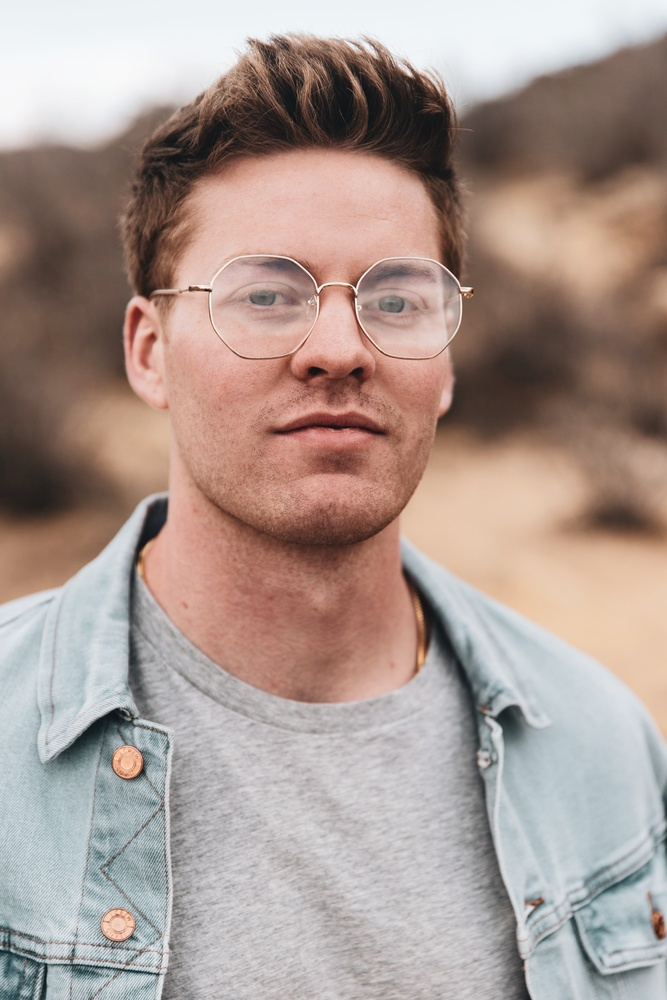
#> input picture OpenCV/images/logan-weaver.jpg, 667 x 1000 px, shrunk from 3072 x 4608 before the run
$ python simple_thresholding.py --image ../images/logan-weaver.jpg
#> lines starting #> are read from the running program, lines starting #| are printed output that depends on the picture; after the words box and inside, x2 and y2 are one past the last pixel; in counts of white or black regions, pixels touching at a corner belong together
import numpy as np
import argparse
import cv2

ap = argparse.ArgumentParser()
ap.add_argument("-i", "--image", required=True,
    help="Path to the image")
args = vars(ap.parse_args())

image = cv2.imread(args["image"])
#> image is the input picture: shape (1000, 667, 3); mean B, G, R 145.8, 152.8, 170.5
image = cv2.cvtColor(image, cv2.COLOR_BGR2GRAY)
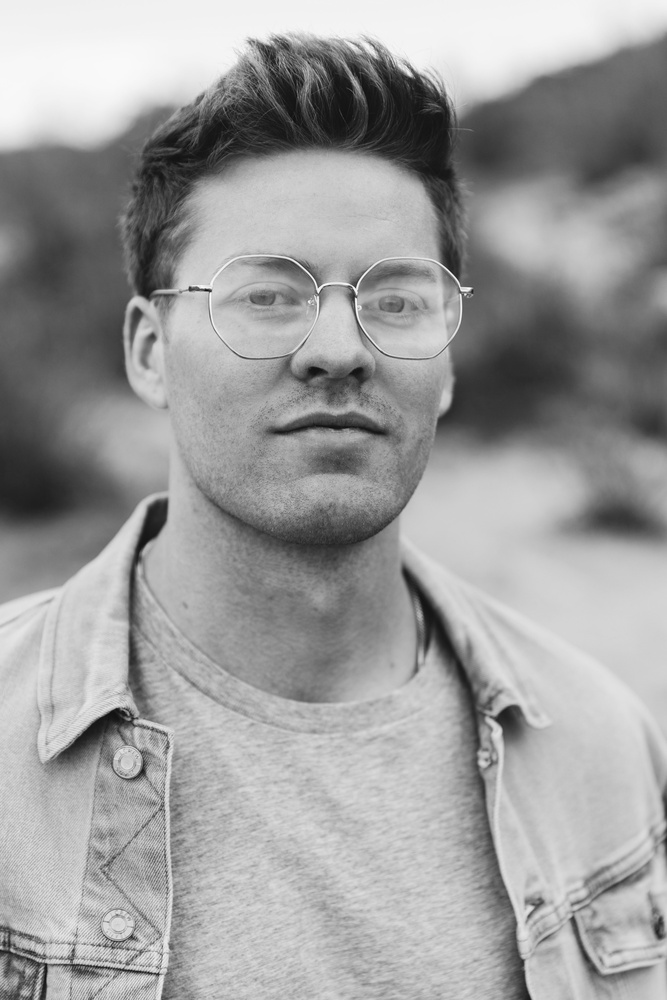
#> image: shape (1000, 667); min 12, max 252, mean 157.3
blurred = cv2.GaussianBlur(image, (5, 5), 0) #radius=5
cv2.imshow("Image", image)
cv2.waitKey(0)

(T, thresh) = cv2.threshold(blurred, 155, 255, cv2.THRESH_BINARY) #threshold=155, maximum value applied=255
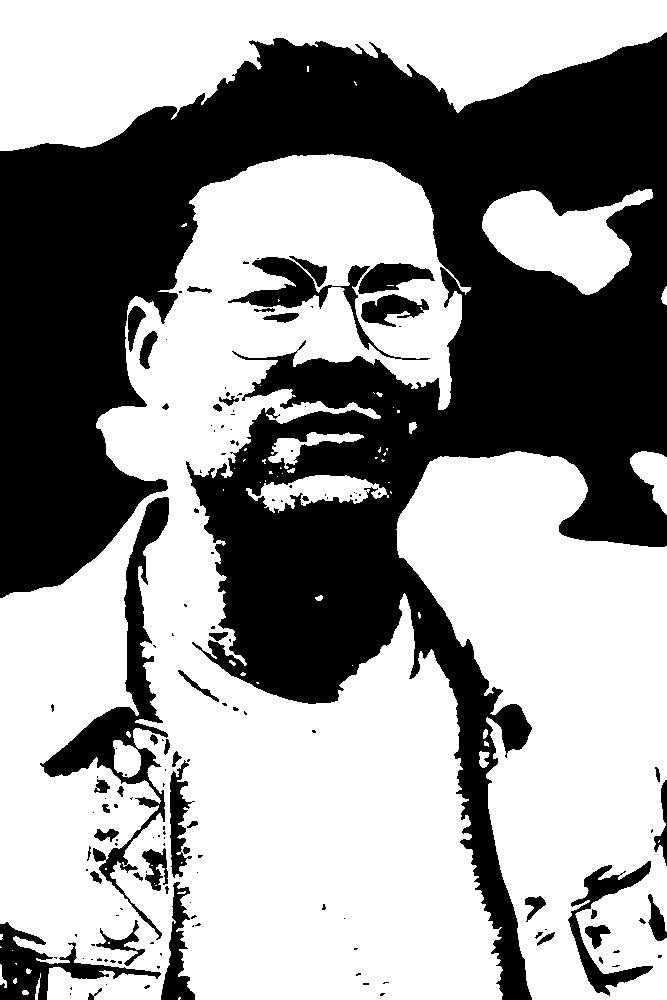
#> thresh: shape (1000, 667); 58.9% white; 149 black regions (103 under 20 px), largest, box (x1, y1, x2, y2) and area: (0, 32, 667, 1000) 242624, (40, 497, 169, 940) 9621, (0, 922, 161, 1000) 3760
cv2.imshow("Threshold Binary", thresh)
cv2.waitKey(0)

(T, threshInv) = cv2.threshold(blurred, 155, 255, cv2.THRESH_BINARY_INV)
cv2.imshow("Threshold Binary Inverse", threshInv)
cv2.waitKey(0)

cv2.imshow("Coins", cv2.bitwise_and(image, image, mask=threshInv))
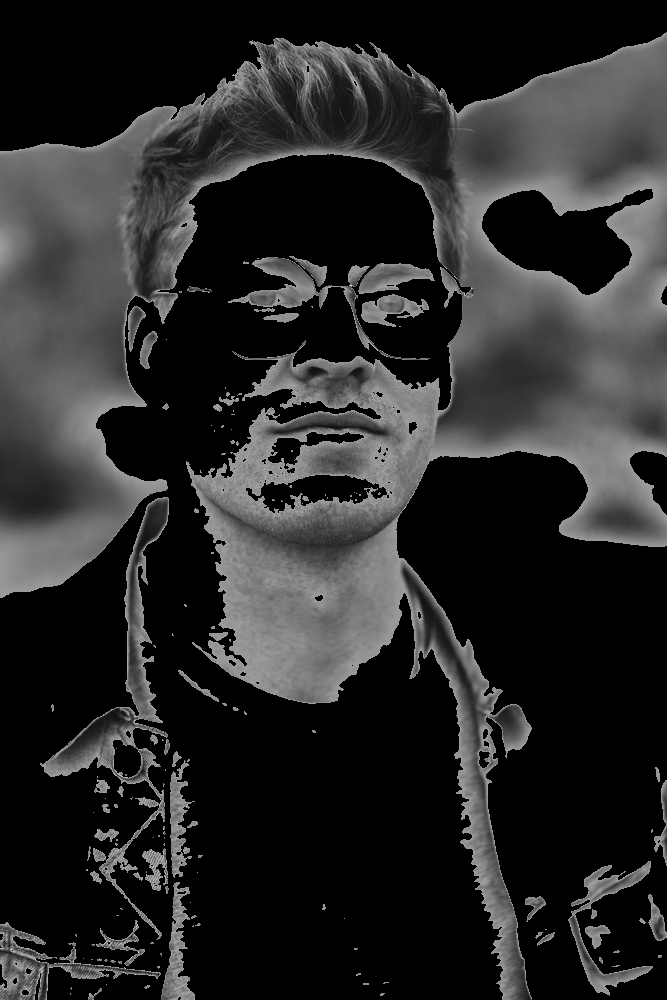
#> window 'Coins': shape (1000, 667); min 0, max 231, mean 41.4
cv2.waitKey(0)
